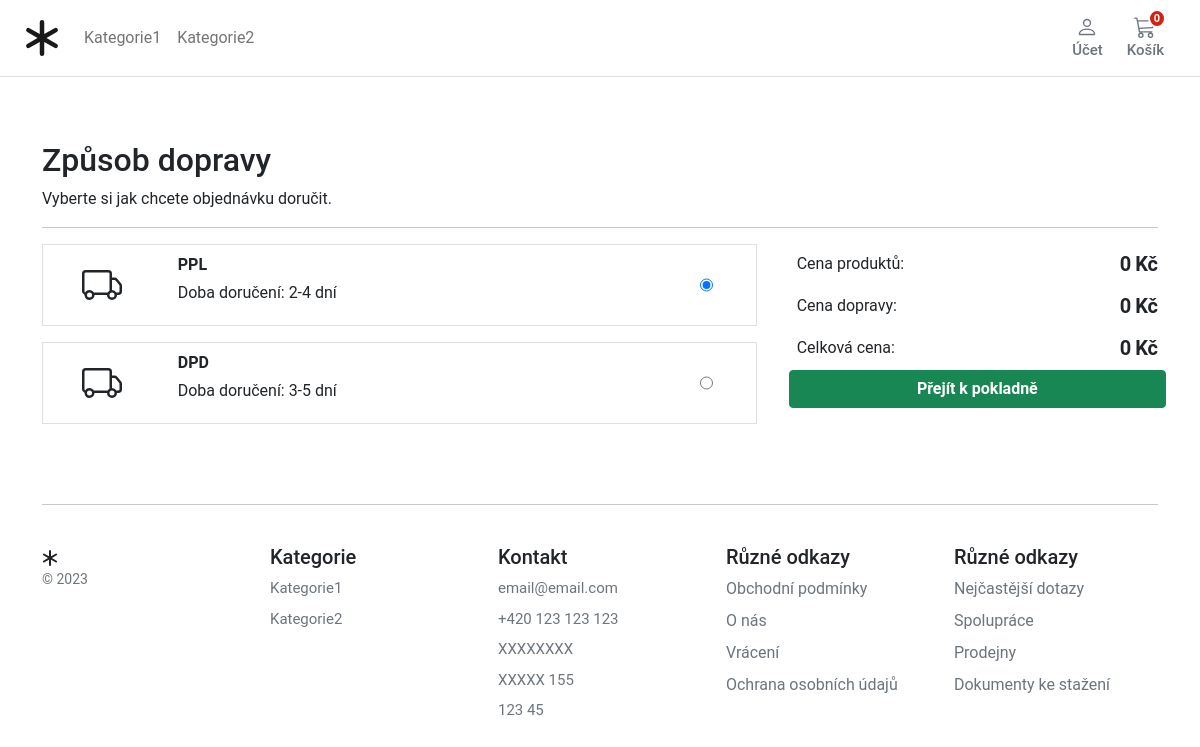
Page /checkout/delivery_choices/ (signed in) on the committed database.
### store/models.py (models this page shows, shortened)
class Category(MPTTModel):
    name = models.CharField(
        verbose_name=("Category Name"),
        help_text=("Required and unique"),
        max_length=255,
        unique=True,
    )
    slug = models.SlugField(verbose_name=("Category safe URL"), max_length=255, unique=True)
    parent = TreeForeignKey("self", on_delete=models.CASCADE, null=True, blank=True, related_name="children")
    is_active = models.BooleanField(default=True)
    class MPTTMeta:
        order_insertion_by = ["name"]
    class Meta:
        verbose_name = ("Category")
        verbose_name_plural = ("Categories")
    def get_absolute_url(self):
        return reverse("store:category_list", args=[self.slug])

### checkout/models.py (models this page shows, shortened)
class DeliveryOptions(models.Model):
    DELIVERY_CHOICES = [
        ("IS", "In Store"),
        ("HD", "Home Delivery"),
        ("DD", "Digital Delivery"),
    ]
    delivery_name = models.CharField(
        verbose_name=("delivery_name"),
        help_text=("Required"),
        max_length=255,
    )
    delivery_price = models.DecimalField(
        verbose_name=("delivery price"),
        help_text=("Max 999"),
        error_messages={
            "name": {
                "max_length": ("The price must be between 0 and 999."),
            },
        },
        max_digits=3,
        decimal_places=0,
    )
    delivery_method = models.CharField(
        choices=DELIVERY_CHOICES,
        verbose_name=("delivery_method"),
        help_text=("Required"),
        max_length=255,
    )
    delivery_timeframe = models.CharField(
        verbose_name=("delivery timeframe"),
        help_text=("Required"),
        max_length=255,
    )
    order = models.IntegerField(verbose_name=("list order"), help_text=("Required"), default=0)
    is_active = models.BooleanField(default=True)
    class Meta:
        verbose_name = ("Delivery Option")
        verbose_name_plural = ("Delivery Options")

### checkout/views.py (the view)
# urls.py: path("delivery_choices/", views.deliverychoices, name="delivery_choices"),
@login_required
def deliverychoices(request):
    deliveryoptions = DeliveryOptions.objects.filter(is_active=True)
    return render(request, "checkout/delivery_choices.html", {"deliveryoptions": deliveryoptions})

### basket/basket.py (called while the page is built)
    def __len__(self):
        return sum(item['qty'] for item in self.basket.values())

    def get_subtotal_price(self):
        return sum(Decimal(item["price"]) * item["qty"] for item in self.basket.values())

    def get_delivery_price(self):
        newprice = 0
        if "purchase" in self.session:
            newprice = DeliveryOptions.objects.get(id=self.session["purchase"]["delivery_id"]).delivery_price
        return newprice

    def get_total_price(self):
        newprice = 0
        subtotal = sum(Decimal(item["price"]) * item["qty"] for item in self.basket.values())
        if "purchase" in self.session:
            newprice = DeliveryOptions.objects.get(id=self.session["purchase"]["delivery_id"]).delivery_price
        total = subtotal + Decimal(newprice)
        return total

### basket/context_processors.py (called while the page is built)
def basket(request):
    return {'basket': Basket(request)}

### store/context_processors.py (called while the page is built)
def categories(request):
    return {
        'categories': Category.objects.filter(level=0)
    }

### templates/checkout/delivery_choices.html (shortened to what this page needs)
{% extends "../base.html" %}
{% load static %}
{% block content %}
<div class="container">
  <div class="col-12">
    <h1 class="h2">Způsob dopravy</h1>
  </div>
  <div class="col-12">
    <p>Vyberte si jak chcete objednávku doručit.</p>
  </div>
  <hr />
</div>
<div class="container">
  <div class="row g-3">
    {% if deliveryoptions|length == 0 %}
    <div class="col-12">There are no delivery options <a href="{% url 'store:store_home' %}">Shop</a></div>
    {% else %}
    <div class="col-md-4 col-lg-4 order-md-last p-0 order-3">
      <div class="d-flex bd-highlight ms-0">
        <div class="p-2 flex-grow-1 bd-highlight">Cena produktů:</div>
        <div class="p-2 bd-highlight">
          <span id="sub_total" class="fw-bold h5">{{basket.get_subtotal_price}}</span>
          <span class="fw-bold h5"> Kč</span>
        </div>
      </div>
      <div class="d-flex bd-highlight">
        <div class="p-2 flex-grow-1 bd-highlight">Cena dopravy:</div>
        <div class="p-2 bd-highlight">
          <span id="delivery_price" class="fw-bold h5">{{basket.get_delivery_price}}</span>
          <span class="fw-bold h5"> Kč</span>
        </div>
      </div>
      <div class="d-flex bd-highlight">
        <div class="p-2 flex-grow-1 bd-highlight">Celková cena:</div>
        <div class="p-2 bd-highlight">
          <span id="total" class="fw-bold h5">{{basket.get_total_price}}</span>
          <span class="fw-bold h5"> Kč</span>
        </div>
      </div>
      <a role="button" href="{% url 'checkout:delivery_address'%}" class="btn btn-success fw-bold w-100" type="button">Přejít k pokladně</a>
    </div>
    <div class="col-md-7 col-lg-8">
      {% for option in deliveryoptions %}
      <div class="card mb-3 border-1 rounded-0 product-item me-md-4" data-index="{{option.id}}">
        <div class="row g-0">
          <div class="col-md-2">
            <div style="display: flex; justify-content: center; align-items: center; height: 100%;">
            </div>
          </div>
          <div class="col-md-9 ps-md-1">
            <div class="card-body p-1">
              <p class="card-text ps-2 mb-1 pt-1 fw-bold">{{option.delivery_name}}</p>
              <p class="card-text ps-2 pb-3">Doba doručení: {{option.delivery_timeframe}}</p>
            </div>
          </div>
          <div class="col-md-1 ps-md-1">
            <input class="align-middle h-100" type="radio" name="deliveryOption" id="{{option.id}}"
              value="{{option.id}}">
          </div>
        </div>
      </div>
      {% endfor %}
    </div>
    {% endif %}
  </div>
</div>
{% endblock %}

### templates/base.html (shortened to what this page needs)
{% load static %}
<!DOCTYPE html>
<html>
<head>
  <link href="https://cdn.jsdelivr.net/npm/bootstrap@5.0.0-beta1/dist/css/bootstrap.min.css" rel="stylesheet"
>
  <link rel="stylesheet" href="{% static 'core/css/base.css' %}">
  <link rel="stylesheet" href="{% block stylesheet %}{% endblock %}">
</head>
<body>
  <header class="pb-3">
    <nav class="navbar navbar-expand-md navbar-light bg-white border-bottom">
      <div class="container-fluid px-md-4">
        <div class="d-flex w-100 navbar-collapse">
          <a class="navbar-brand d-flex-inline" href="/">
          </a>
          <ul class="navbar-nav me-auto mb-md-0 ">
            <li class="nav-item dropdown">
              {% for c in categories %}
            <li class="nav-item collapse navbar-collapse">
              <a class="nav-link" href="{{ c.get_absolute_url }}">{{ c.name|title }}</a>
            </li>
            {% endfor %}
            </li>
          </ul>
          <div>
            <div class="collapse navbar-collapse" id="navbarSupportedContent2">
              <ul class="navbar-nav me-auto mb-2 mb-lg-0">
                <li class="nav-item dropdown">
                  <a class="btn btn-outline-secondary border-0 basket-btn" href="#" id="navbarDropdown" role="button"
                    data-bs-toggle="dropdown" aria-expanded="false">
                    <div>
                    </div>
                    <span class="fs15 fw500">Účet</span>
                  </a>
                </li>
              </ul>
            </div>
          </div>
          <a type="button" role="button" href="{% url "basket:basket_summary" %}"
            class="btn btn-outline-secondary border-0 basket-btn">
            {% with total_qty=basket|length %}
            <div id="basket-qty" class="basket-qty">
              {% if total_qty > 0 %}
              {{ total_qty }}
              {% else %}
              0
              {% endif %}
            </div>
            {% endwith %}
            <div>
            </div>
            <span class="fs15 fw500">Košík</span>
          </a>
        </div>
      </div>
    </nav>
  </header>
  <main class="pt-5">
    <div id="content">{% block content %} {% endblock %}</div>
  </main>
  <footer class="container py-5 footer">
    <hr>
    <div class="row pt-4">
      <div class="col-12 col-md">
        <small class="d-block mb-3 text-muted">&copy; 2023</small>
      </div>
      <div class="col-6 col-md fs15">
        <h5>Kategorie</h5>
        <ul class="list-unstyled">
          {% for c in categories %}
          <li>
            <a class="link-secondary text-decoration-none" href="{{ c.get_absolute_url }}">{{ c.name|title }}</a>
          </li>
          {% endfor %}
      </div>
      <div class="col-6 col-md fs15">
        <h5>Kontakt</h5>
        <ul class="list-unstyled">
          <li class="link-secondary text-decoration-none">email@email.com</li>
          <li class="link-secondary text-decoration-none">+420 123 123 123</li>
          <li class="link-secondary text-decoration-none">XXXXXXXX</li>
          <li class="link-secondary text-decoration-none">XXXXX 155</li>
          <li class="link-secondary text-decoration-none">123 45</li>
        </ul>
      </div>
      <div class="col-6 col-md">
        <h5>Různé odkazy</h5>
        <ul class="list-unstyled">
          <li><a class="link-secondary text-decoration-none" href="#">Obchodní podmínky</a></li>
          <li><a class="link-secondary text-decoration-none" href="#">O nás</a></li>
          <li><a class="link-secondary text-decoration-none" href="#">Vrácení</a></li>
          <li><a class="link-secondary text-decoration-none" href="#">Ochrana osobních údajů</a></li>
        </ul>
      </div>
      <div class="col-6 col-md">
        <h5>Různé odkazy</h5>
        <ul class="list-unstyled">
          <li><a class="link-secondary text-decoration-none" href="#">Nejčastější dotazy</a></li>
          <li><a class="link-secondary text-decoration-none" href="#">Spolupráce</a></li>
          <li><a class="link-secondary text-decoration-none" href="#">Prodejny</a></li>
          <li><a class="link-secondary text-decoration-none" href="#">Dokumenty ke stažení</a></li>
        </ul>
      </div>
    </div>
  </footer>
</body>
</html>

### static/core/css/base.css (style rules this page uses)
html, body, p, div { letter-spacing: -0.02px; font-family: 'Roboto', sans-serif; }
.fs15 { font-size: 0.9375rem; }
.fw500 { font-weight: 500; }
.basket-qty { color: #fff; background: #d42114; border: 2px solid #fff; border-radius: 50%; text-align: center; font-size: 11px; height: 15px; width: 14px; position: absolute; box-sizing: content-box; font-weight: 600; top: 1px; right: 10px; }
.basket-btn { position: relative; }
.footer>div>div>ul>li { padding-bottom: 8px; }

### rows in the picture
Category: name "Kategorie1"
Category: name "Kategorie2"
DeliveryOptions: delivery_name "PPL", delivery_timeframe "2-4 dní"
DeliveryOptions: delivery_name "DPD", delivery_timeframe "3-5 dní"

### other values in the picture
{{ basket.get_subtotal_price }} "0"
{{ basket.get_delivery_price }} "0"
{{ basket.get_total_price }} "0"
